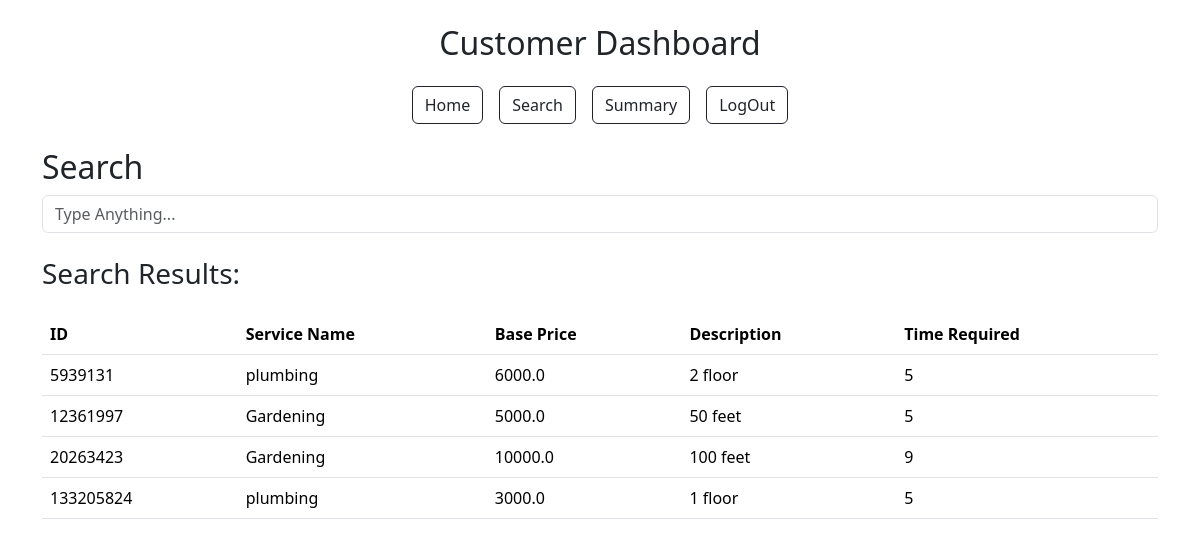
The app's page /search (signed in), older data.
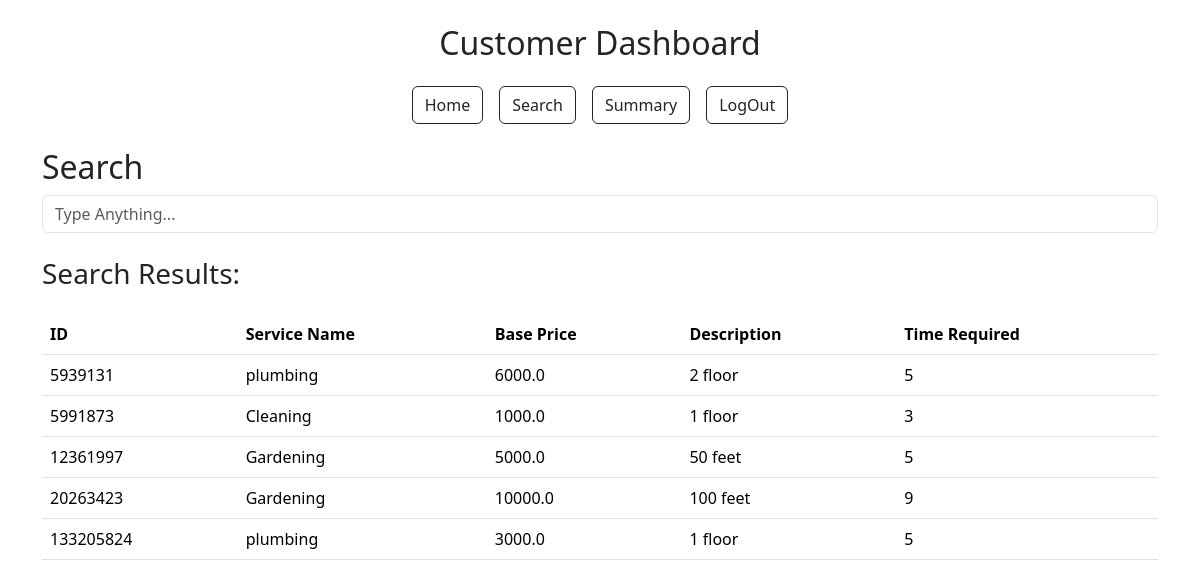
The same page, newer data.
### models.py (models this page shows)
class Service(db.Model):
    __tablename__ = 'service'
    id = db.Column(db.Integer, primary_key=True)
    service_name = db.Column(db.String(80), unique=False, nullable=False)
    description = db.Column(db.Text, nullable=False)
    price = db.Column(db.Float, nullable=False)
    time_required = db.Column(db.Integer, nullable=False)
    service_requests = db.relationship('ServiceRequest', back_populates='service', lazy=True)

### app.py (the view)
@app.route('/search', methods=['GET', 'POST'])
def search():
    if 'user_role' not in session:
        flash('Please log in first', 'danger')
        return redirect(url_for('login'))
    if session['user_role'] == 'admin':
        user = {'is_blocked': False}
    else:
        user = User.query.get(session['user_id'])
    customers = Customer.query.all()
    professionals = Professional.query.all()
    services = Service.query.all()
    service_requests = ServiceRequest.query.all()
    return render_template('search.html', user=user, customers=customers, professionals=professionals, services=services, service_requests=service_requests)

### templates/search.html (shortened to what this page needs)
{% extends "layout.html" %}  {% block content %}
<h2>Search</h2>
<div class="input-group">
  <input
    type="text"
    class="form-control"
    id="Name"
    name="Name"
    placeholder="Type Anything..."
  />
</div>
<h3 class="my-4">Search Results:</h3>
{% if session.get('user_role') == 'admin' %} {% if service_requests|length > 0
%}
<h4>Service Requests:</h4>
<div class="table-responsive admin">
  <table class="table">
    <thead>
      <tr>
        <th>ID</th>
        <th>Requested By</th>
        <th>Assigned Professional</th>
        <th>Requested Date</th>
        <th>Status</th>
      </tr>
    </thead>
    <tbody>
      {% for service_request in service_requests %}
      <tr class="item">
        <td>{{service_request.id}}</td>
        <td>{{ service_request.customer.user.name}}</td>
        <td>
          {{ service_request.professional.user.name if
          service_request.professional else 'N/A' }}
        </td>
        <td>{{service_request.date_of_request.strftime('%Y-%m-%d') }}</td>
        <td>{{service_request.status}}</td>
      </tr>
      {% endfor %}
    </tbody>
  </table>
</div>
{% endif %}
<h4>Customers:</h4>
<div class="table-responsive admin">
  <table class="table">
    <thead>
      <tr>
        <th>ID</th>
        <th>Name</th>
        <th>Address</th>
        <th>Contact</th>
        <th>Pincode</th>
      </tr>
    </thead>
    <tbody>
      {% for customer in customers %}
      <tr class="item">
        <td>{{customer.id}}</td>
        <td>{{customer.user.name}}</td>
        <td>{{customer.address}}</td>
        <td>{{customer.contact}}</td>
        <td>{{customer.pincode}}</td>
      </tr>
      {% endfor %}
    </tbody>
  </table>
</div>
<h4>Professionals:</h4>
<div class="table-responsive admin">
  <table class="table">
    <thead>
      <tr>
        <th>ID</th>
        <th>Name</th>
        <th>Experience</th>
        <th>Service Name</th>
        <th>Pincode</th>
      </tr>
    </thead>
    <tbody>
      {% for professional in professionals %}
      <tr class="item">
        <td>{{professional.id}}</td>
        <td>{{professional.user.name}}</td>
        <td>{{professional.experience}}</td>
        <td>{{professional.service_name}}</td>
        <td>{{professional.pincode}}</td>
      </tr>
      {% endfor %}
    </tbody>
  </table>
</div>
{% elif session.get('user_role') == 'customer' %}
<div class="table-responsive">
  <table class="table">
    <thead>
      <tr>
        <th>ID</th>
        <th>Service Name</th>
        <th>Base Price</th>
        <th>Description</th>
        <th>Time Required</th>
      </tr>
    </thead>
    <tbody>
      {% for service in services %}
      <tr class="item">
        <td>{{service.id}}</td>
        <td>{{service.service_name}}</td>
        <td>{{service.price}}</td>
        <td>{{service.description}}</td>
        <td>{{service.time_required}}</td>
      </tr>
      {% endfor %}
    </tbody>
  </table>
</div>
{% endif %} {% endblock %}

Row changes from the older to the newer data that the page shows:
added Service: id "5991873", service_name "Cleaning", price "1000.0", description "1 floor", time_required "3"
